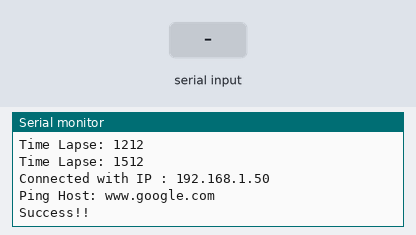
The sketch below on a simulated ESP32. On the bench: the last lines printed to the serial monitor. Inputs (shaded band) come from the test bench. WiFi joins after 1.5 s; servers stay silent unless stated; EEPROM starts erased.

Above: at 3.7 s.
3.8 s: "," received over Serial
At 5.1 s:
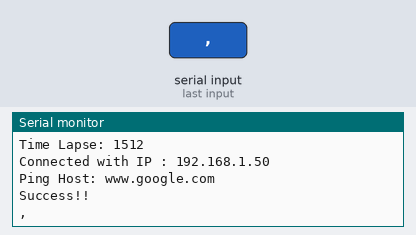
6.3 s: "1" received over Serial
At 8.3 s:
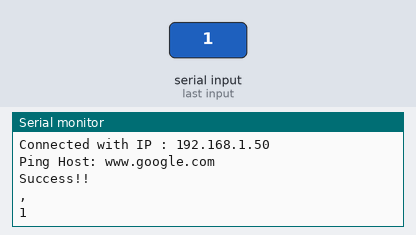
Timing chart, 0 to 9.8 s (numbered marks = the images above; inputs shaded):
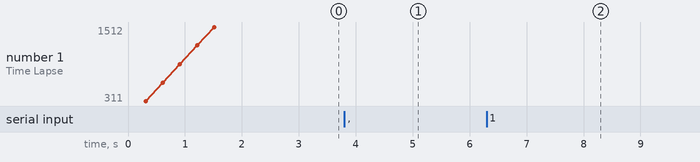

The sketch:

ESP32_WIFI_UPDATE.ino
```cpp
#include "EEPROM.h"
#define EEPROM_SIZE 64

#include <WiFi.h>
#include <ESP32Ping.h>
const int wifiAddr = 0;
const char* remote_host = "www.google.com";
const unsigned long period = 30000; //30 seconds
unsigned long startMillis;
unsigned long currentMillis;
String incoming = "";
String savedData;

void setup() {
  Serial.begin(115200);
  Serial.println("Update WIFI credential via USB");

  if(!EEPROM.begin(EEPROM_SIZE)){
    delay(1000);
  }

  startMillis = millis();
  currentMillis = millis();
  savedData = read_String(wifiAddr);
  wifiConnect();
}

void loop() {
  while(Serial.available() > 0){
    incoming = Serial.readString();
    Serial.println(incoming);
    if(incoming.length() >0 && incoming.indexOf(",") >0){
      String wifiName = getValue(incoming,',',0);
      String wifiPW = getValue(incoming,',',1);
      Serial.print("NEW Wifi Name : ");
      Serial.println(wifiName);

      Serial.print("NEW Wifi PW : ");
      Serial.println(wifiPW);
      writeString(wifiAddr, incoming);
    }
  }

}

void writeString(int add, String data){
  int _size = data.length();
  for(int i=0; i<_size; i++){
    EEPROM.write(add+i, data[i]);
  }
  EEPROM.write(add+_size, '\0');
  EEPROM.commit();
}

String read_String(int add){
  char data[100];
  int len = 0;
  unsigned char k;
  k = EEPROM.read(add);
  while(k!='\0' && len<500){
    k = EEPROM.read(add+len);
    data[len] = k;
    len++;
  }
  data[len] = '\0';
  return String(data);
}

void wifiConnect(){
  if(savedData.length()>0){
    String wifiName = getValue(savedData,',',0);
    String wifiPW = getValue(savedData,',',1);
    Serial.print("Wifi Name : ");
    Serial.println(wifiName);

    Serial.print("Wifi PW : ");
    Serial.println(wifiPW);

    WiFi.begin(wifiName.c_str(), wifiPW.c_str());
    Serial.print("Connecting to WIFI");

    while(WiFi.status() != WL_CONNECTED && currentMillis - startMillis <= period){
      delay(300);
      currentMillis = millis();
      Serial.print("Time Lapse: ");
      Serial.println(currentMillis - startMillis);
    }

    if(WiFi.status() == WL_CONNECTED){
      Serial.println();
      Serial.print("Connected with IP : ");
      Serial.println(WiFi.localIP());

      Serial.print("Ping Host: ");
      Serial.println(remote_host);

      if(Ping.ping(remote_host)){
        Serial.println("Success!!");
      }else{
        Serial.println("Error!!");
      }

    }else{
      Serial.println();
      Serial.println("Please check your wifi ssid & pw");
    }
  }
}

String getValue(String data,char separator, int index){
  int found = 0;
  int strIndex[] = {0, -1};
  int maxIndex = data.length()-1;

  for(int i=0; i<=maxIndex && found <=index; i++){
    if(data.charAt(i)==separator || i==maxIndex){
      found++;
      strIndex[0] = strIndex[1]+1;
      strIndex[1] = (i==maxIndex)? i+1: i;
    }
  }
  return found>index ? data.substring(strIndex[0], strIndex[1]): "";
}
```

Measured:
- after the input at 3.8 s, the serial monitor: prints a new line after 1.0 s (image 1)
- after the input at 6.3 s, the serial monitor: prints a new line after 1.0 s (image 2)
